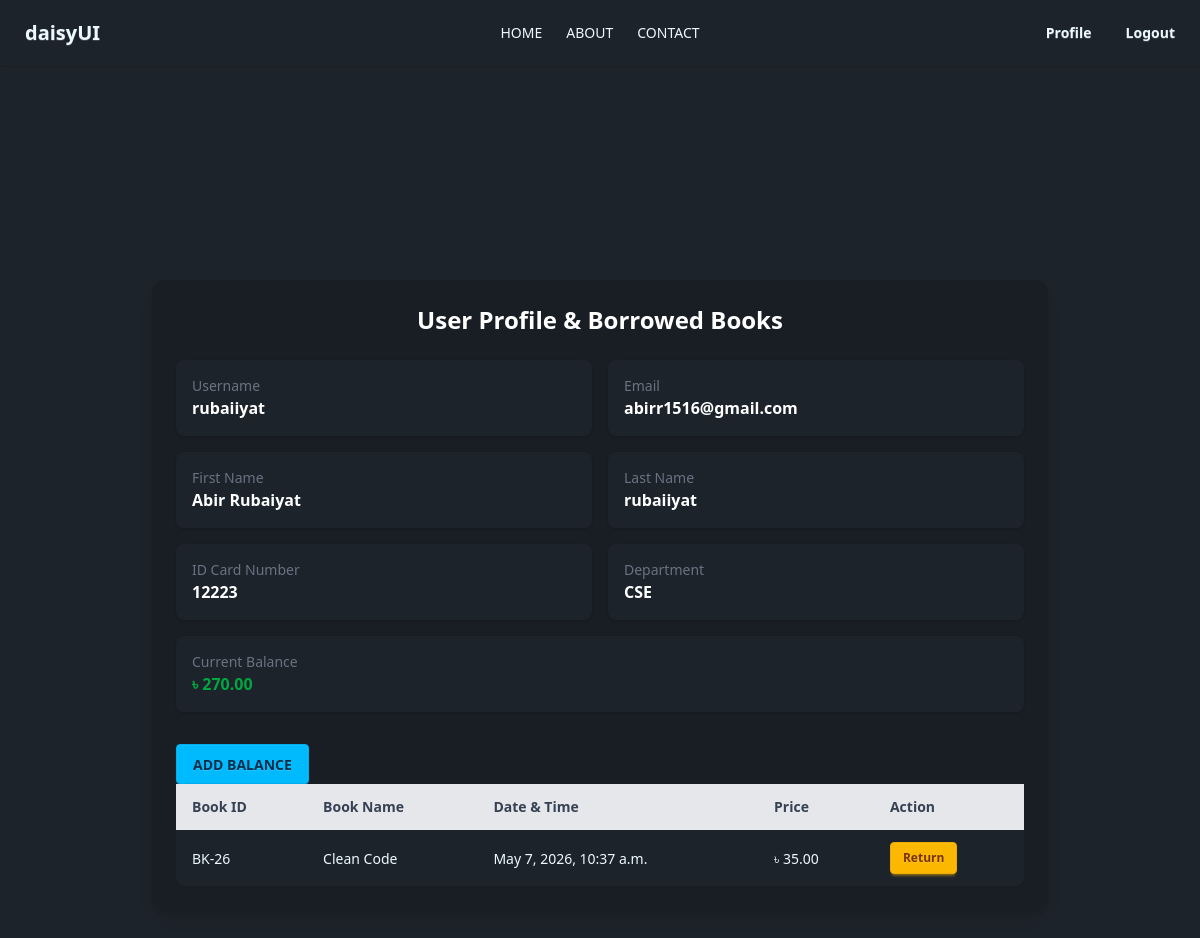
Page /accounts/profile/ (signed in) on the committed database.
### userAuth/models.py (models this page shows, shortened)
class RegisterModel(models.Model):
    user=models.OneToOneField(User, on_delete=models.CASCADE)
    id_card_number=models.CharField( max_length=5, unique=True)
    department=models.CharField(choices=CHOICE_DEPARTMENT, max_length=50,blank=True,null=True)

### balance/models.py (models this page shows, shortened)
class BalanceModel(models.Model):
    user=models.ForeignKey(User, on_delete=models.CASCADE)
    balance=models.DecimalField(max_digits=10, decimal_places=2)

### borrow/models.py (models this page shows, shortened)
class BorrowBookModel(models.Model):
    user=models.ForeignKey(User, on_delete=models.CASCADE)
    book=models.ForeignKey(AddBooksModel, on_delete=models.CASCADE,null=True, blank=True)
    date=models.DateTimeField(auto_now_add=True,blank=True,null=True)
    orginal_id=models.IntegerField(blank=True,null=True)

### books/models.py (models this page shows, shortened)
class AddBooksModel(models.Model):
    name=models.CharField(max_length=100,unique=True)
    slug=models.SlugField(unique=True,blank=True)
    image=models.ImageField(upload_to='books/')
    author=models.CharField(max_length=100)
    description=models.TextField(max_length=1000)
    category=models.ManyToManyField(CategoryModel)
    price=models.DecimalField(max_digits=5, decimal_places=2, blank=True,null=True)
    available_copies=models.IntegerField(default=1)

### accounts/views.py (the view)
# urls.py: path('profile/',views.UserProfile.as_view(),name='profile'),
class UserProfile(TemplateView):
    template_name = "profile.html"
    def get_context_data(self, **kwargs) -> dict[str]:
        context = super().get_context_data(**kwargs)
        user=self.request.user
        register=RegisterModel.objects.filter(user=user).first()
        balance=BalanceModel.objects.filter(user=user).first()
        borrow=BorrowBookModel.objects.filter(user=user)
        context["user"] = user
        context["page"] = f'Profile'
        context["register"] = register
        context["balance"] = balance
        context['borrow']=borrow
        return context

### accounts/templates/profile.html
{% extends 'base.html' %}
{% block content %}
<div class="min-h-screen flex items-center justify-center px-4 py-10 bg-base-100">
    <div class="w-full max-w-4xl bg-base-200 rounded-xl shadow-lg p-6">
        <h2 class="text-2xl font-bold text-center mb-6 text-white">
            User Profile & Borrowed Books
        </h2>
        <div class="grid grid-cols-1 md:grid-cols-2 gap-4 text-gray-700 mb-8">
            <div class="bg-base-100 p-4 rounded-lg shadow">
                <p class="text-sm text-gray-500">Username</p>
                <p class="font-semibold text-white">{{ user.username }}</p>
            </div>
            <div class="bg-base-100 p-4 rounded-lg shadow">
                <p class="text-sm text-gray-500">Email</p>
                <p class="font-semibold text-white">{{ user.email }}</p>
            </div>
            <div class="bg-base-100 p-4 rounded-lg shadow">
                <p class="text-sm text-gray-500">First Name</p>
                <p class="font-semibold text-white">{{ user.first_name }}</p>
            </div>
            <div class="bg-base-100 p-4 rounded-lg shadow">
                <p class="text-sm text-gray-500">Last Name</p>
                <p class="font-semibold text-white">{{ user.last_name }}</p>
            </div>
            <div class="bg-base-100 p-4 rounded-lg shadow">
                <p class="text-sm text-gray-500">ID Card Number</p>
                <p class="font-semibold text-white">{{ register.id_card_number }}</p>
            </div>
            <div class="bg-base-100 p-4 rounded-lg shadow">
                <p class="text-sm text-gray-500">Department</p>
                <p class="font-semibold text-white">{{ register.department }}</p>
            </div>
            <div class="bg-base-100 p-4 rounded-lg shadow md:col-span-2">
                <p class="text-sm text-gray-500">Current Balance</p>
                <p class="font-semibold text-green-600">
                    ৳ {{ balance.balance }}
                </p>
            </div>
        </div>
        <a href="{% url 'add_balance' %}" class="btn btn-info">
                ADD BALANCE
        </a>
        <div class="overflow-x-auto">
            <table class="table w-full bg-base-100 rounded-lg shadow">
                <thead class="bg-gray-200 text-gray-700">
                    <tr>
                        <th>Book ID</th>
                        <th>Book Name</th>
                        <th>Date & Time</th>
                        <th>Price</th>
                        <th>Action</th>
                    </tr>
                </thead>
                <tbody>
                        {% for book in borrow %}
                            <tr class="hover">
                                <td>BK-{{ book.id }}</td>
                                <td>{{ book.book.name }}</td>
                                <td>{{ book.date}}</td>
                                <td>৳ {{ book.book.price }}</td>
                                <td>
                                    <a href="{% url 'back_book' book.id %}" class="btn btn-warning btn-sm">
                                        Return
                                    </a>
                                </td>
                            </tr>
                    {% endfor %}
                </tbody>
            </table>
        </div>
    </div>
</div>
{% endblock %}

### rows in the picture
RegisterModel: id_card_number "12223", department "CSE"
BalanceModel: balance "270.00"
BorrowBookModel: id "26", book.name "Clean Code", date "May 7, 2026, 10:37 a.m.", book.price "35.00"

### other values in the picture
{{ user.username }} "rubaiiyat"
{{ user.email }} "abirr1516@gmail.com"
{{ user.first_name }} "Abir Rubaiyat"
{{ user.last_name }} "rubaiiyat"
